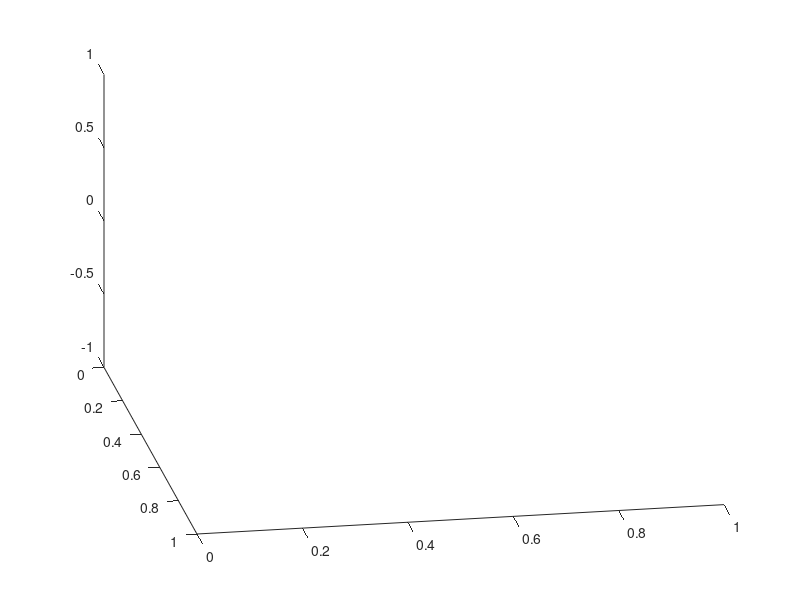
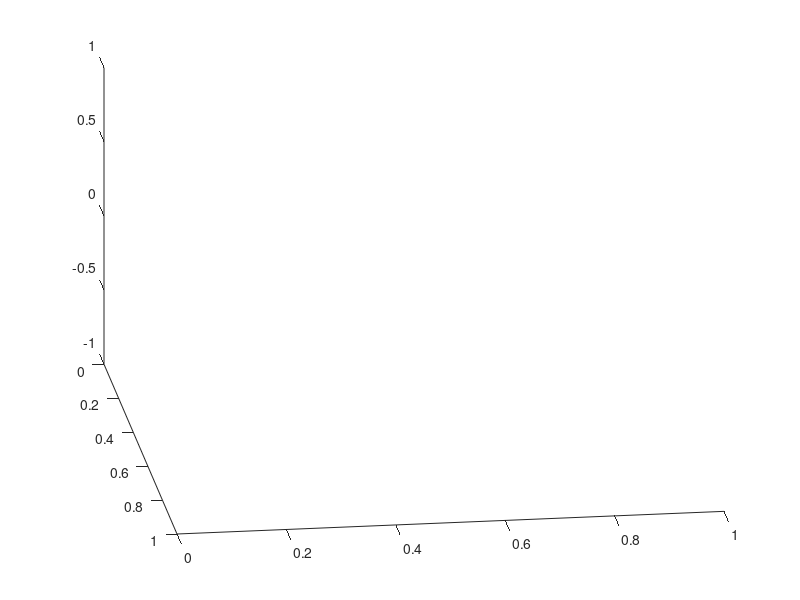
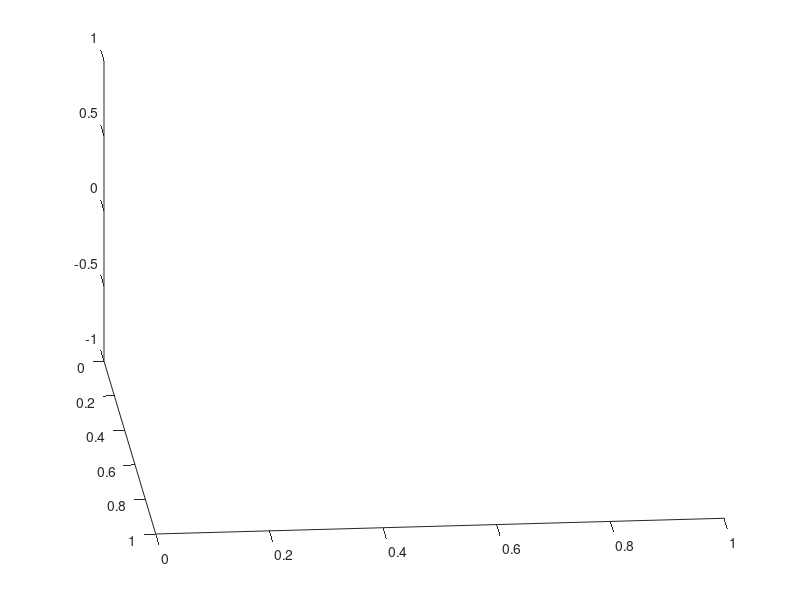
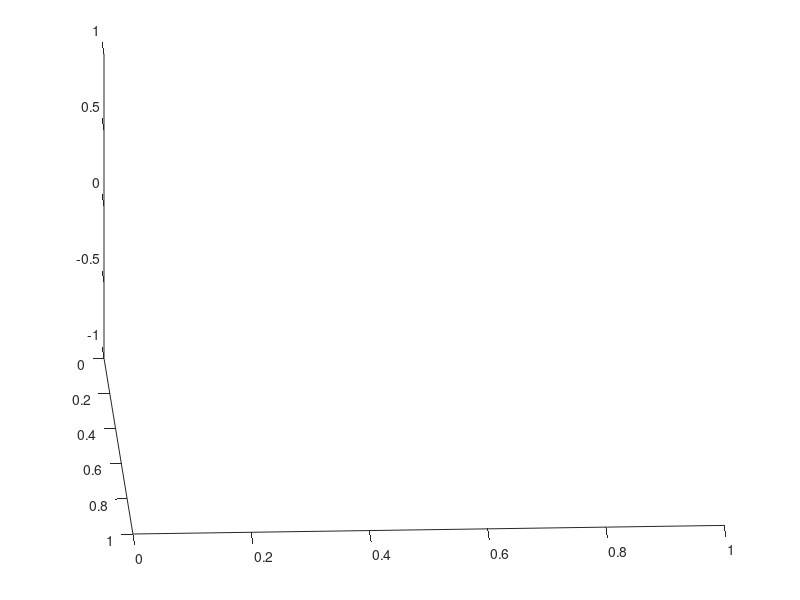

Write MATLAB code to recreate these figures, in order.
fps = 30degrees = 360duration = 5azimuth_i = 80elevation = 30frames = duration * fpsincrement = degrees / framesangles = [azimuth_i:increment:(azimuth_i + degrees)];for i = angles  %figure ("visible", "off");  view(i, elevation)  %sleep(0.5)  name = strcat('prod/', mat2str(i*10), '.png')  print(name, '-dpng', '-mono', '-S1920,1080')endfor